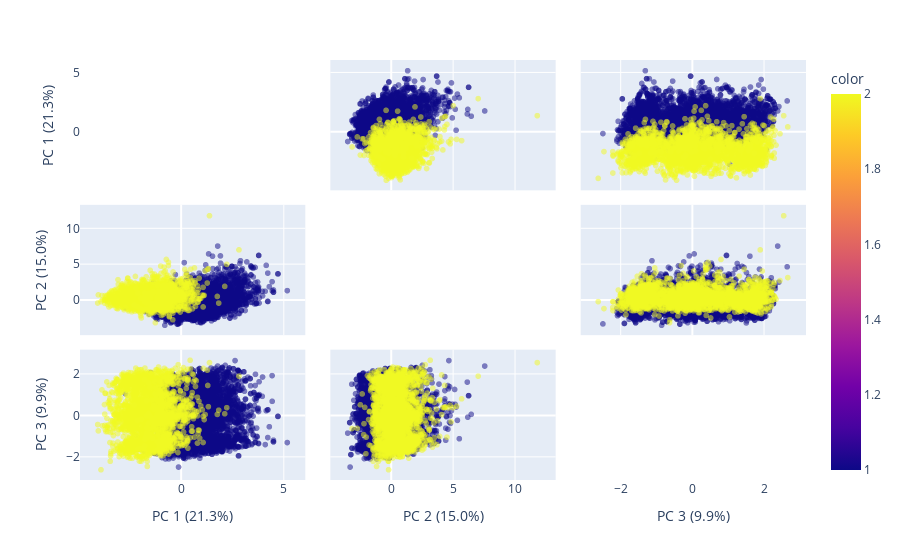

Write notebook code for a chart like this one.
### Code cell
#visualizando resultados mais detalhadamente
components = pca.fit_transform(matrix_12)
labels = {
    str(i): f"PC {i+1} ({var:.1f}%)"
    for i, var in enumerate(pca.explained_variance_ratio_ * 100)
}

fig = px.scatter_matrix(
    components,
    labels=labels,
    dimensions=range(3),
    color=df_pop_and_not_pop["base"],
    opacity = 0.5
)
fig.update_traces(diagonal_visible=False)
fig.show()

### Figure 1 — Plotly figure (JSON) as saved in the notebook; plotly's stock layout.template omitted (floating-point values rounded to 4 significant figures; data arrays with more than 128 entries replaced by an {"elided": "..."} marker saying what was removed)
{"data": [{"diagonal": {"visible": false}, "dimensions": [{"axis": {"matches": true}, "label": "PC 1 (21.3%)", "values": {"elided": "6529 float values"}}, {"axis": {"matches": true}, "label": "PC 2 (15.0%)", "values": {"elided": "6529 float values"}}, {"axis": {"matches": true}, "label": "PC 3 (9.9%)", "values": {"elided": "6529 float values"}}], "hovertemplate": "%{xaxis.title.text}=%{x}<br>%{yaxis.title.text}=%{y}<br>color=%{marker.color}<extra></extra>", "legendgroup": "", "marker": {"color": {"elided": "6529 int values"}, "coloraxis": "coloraxis", "opacity": 0.5, "symbol": "circle"}, "name": "", "showlegend": false, "type": "splom"}], "layout": {"coloraxis": {"colorbar": {"title": {"text": "color"}}, "colorscale": [[0, "#0d0887"], [0.1111, "#46039f"], [0.2222, "#7201a8"], [0.3333, "#9c179e"], [0.4444, "#bd3786"], [0.5556, "#d8576b"], [0.6667, "#ed7953"], [0.7778, "#fb9f3a"], [0.8889, "#fdca26"], [1, "#f0f921"]]}, "dragmode": "select", "legend": {"tracegroupgap": 0}, "margin": {"t": 60}}}
